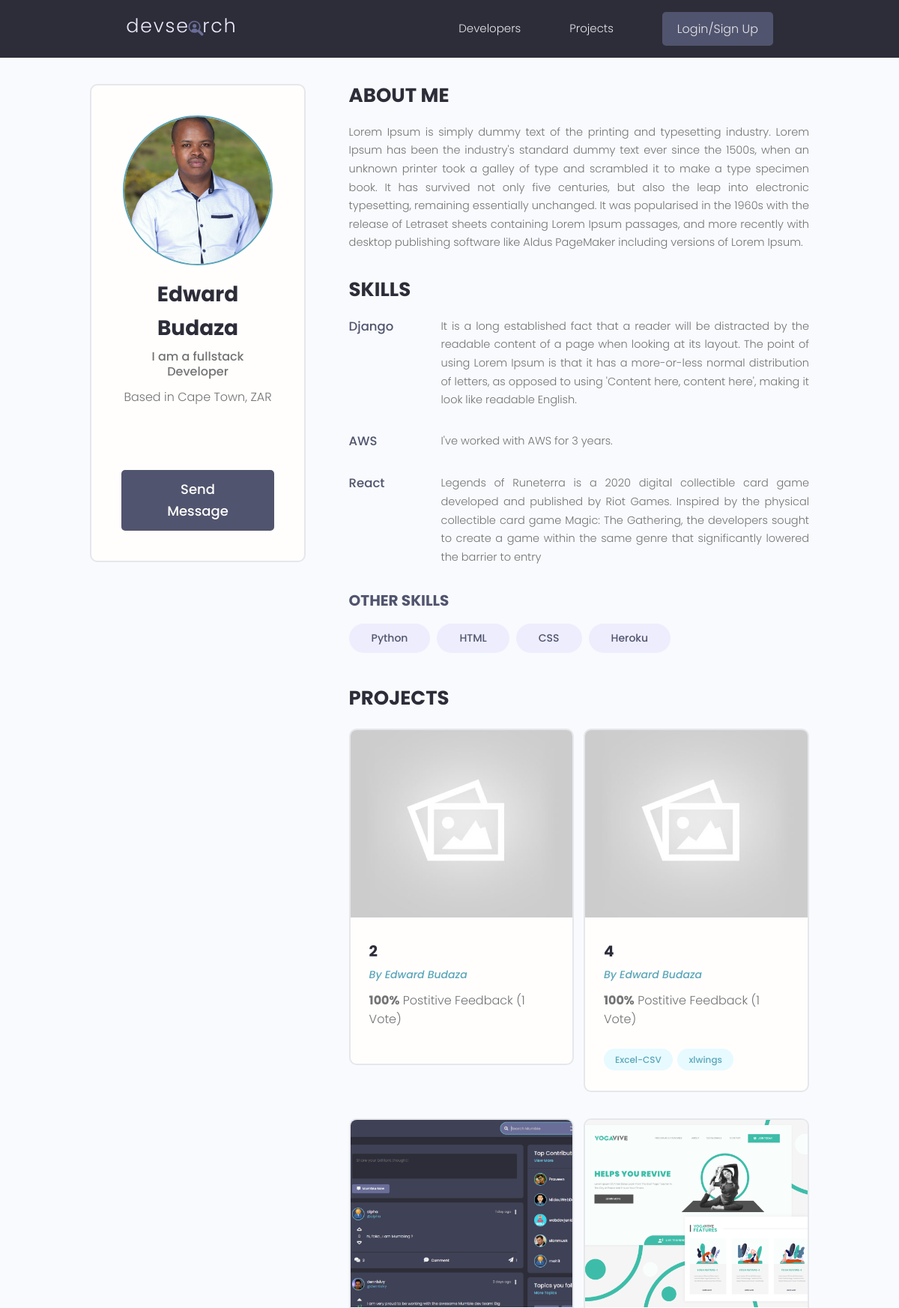
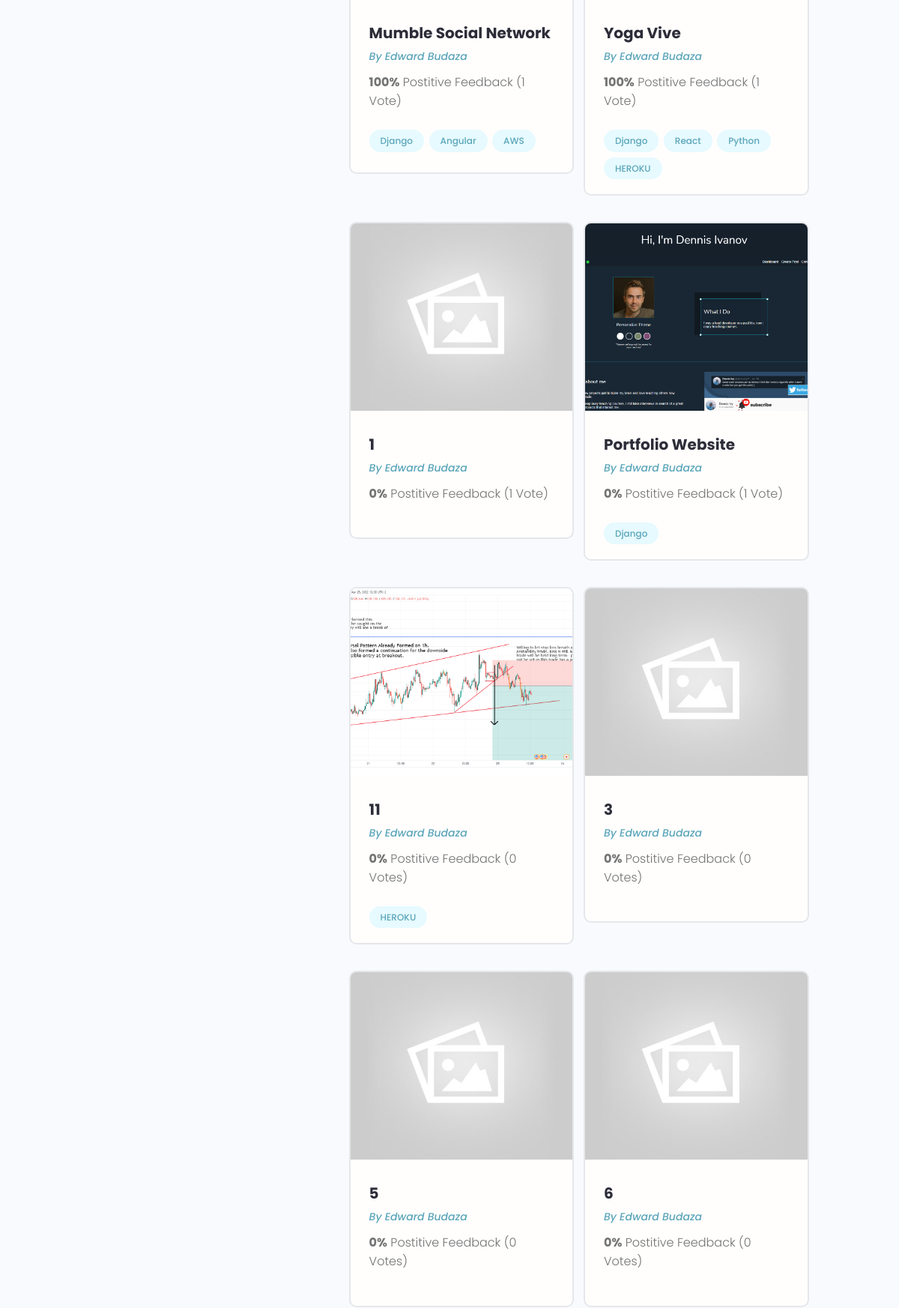
The app's page /profile/de87e83f-7c24-484b-8b54-85ff846c8eed/ (upper part) with its own data (2 pictures, top to bottom).
### users/models.py (models this page shows, shortened)
class Profile(models.Model):
    user = models.OneToOneField(User, on_delete=models.CASCADE, null=True, blank=True)
    name = models.CharField(max_length=200, blank=True, null=True)
    email = models.EmailField(max_length=500, blank=True, null=True)
    username = models.CharField(max_length=200, blank=True, null=True)
    location = models.CharField(max_length=200, blank=True, null=True)
    short_intro = models.CharField(max_length=200, blank=True, null=True)
    bio = models.TextField(blank=True, null=True)
    profile_image = models.ImageField(null=True, blank=True, upload_to='profiles/', default="profiles/user-default.png")
    social_github = models.CharField(max_length=200, blank=True, null=True)
    social_twitter = models.CharField(max_length=200, blank=True, null=True)
    social_linkedin = models.CharField(max_length=200, blank=True, null=True)
    social_youtube = models.CharField(max_length=200, blank=True, null=True)
    social_website = models.CharField(max_length=200, blank=True, null=True)
    created = models.DateTimeField(auto_now_add=True)
    id = models.UUIDField(default=uuid.uuid4, unique=True, primary_key=True, editable=False)
    class Meta:
        ordering = ['created']
    def imageURL(self):
        try:
            url = self.profile_image.url
        except:
            url = ''
        return url

class Skill(models.Model):
    owner = models.ForeignKey(Profile, on_delete=models.CASCADE, null=True, blank=True)
    name = models.CharField(max_length=200, blank=True, null=True)
    description = models.TextField(blank=True, null=True)
    created = models.DateTimeField(auto_now_add=True)
    id = models.UUIDField(default=uuid.uuid4, unique=True, primary_key=True, editable=False)

### projects/models.py (models this page shows, shortened)
class Project(models.Model):
    owner = models.ForeignKey(Profile, null=True, blank=True, on_delete=models.CASCADE)
    title = models.CharField(max_length=200)
    description = models.TextField(null=True, blank=True)
    featured_image = models.ImageField(null=True, blank=True, default="default.jpg")
    demo_link = models.CharField(max_length=2000, null=True, blank=True)
    source_link = models.CharField(max_length=2000, null=True, blank=True)
    tags = models.ManyToManyField('Tag', blank=True)
    vote_total = models.IntegerField(default=0, null=True, blank=True)
    vote_ratio = models.IntegerField(default=0, null=True, blank=True)
    created = models.DateTimeField(auto_now_add=True)
    id = models.UUIDField(default=uuid.uuid4, unique=True, primary_key=True, editable=False)
    class Meta:
        ordering = ['-vote_ratio','-vote_total','title']
    @property
    def imageURL(self):
        try:
            url = self.featured_image.url
        except:
            url = ''
        return url

class Tag(models.Model):
    name = models.CharField(max_length=200)
    created = models.DateTimeField(auto_now_add=True)
    id = models.UUIDField(default=uuid.uuid4, unique=True, primary_key=True, editable=False)
    def __str__(self):
        return self.name

### users/views.py (the view)
# urls.py: path('profile/<str:pk>/', views.userProfile, name="user-profile"),
def userProfile(request,pk):
    profile = Profile.objects.get(id=pk)
    topSkills = profile.skill_set.exclude(description__exact="")
    otherSkills = profile.skill_set.filter(description="")
    context = {'profile': profile, 'topSkills': topSkills, 'otherSkills': otherSkills}
    return render(request,'users/user-profile.html', context)

### users/templates/users/user-profile.html (shortened to what this page needs)
{% extends 'main.html' %}
{% block content %}
  <main class="profile my-md">
    <div class="container">
      <div class="layout">
        <div class="column column--1of3">
          <div class="card text-center">
            <div class="card__body dev">
              <img class="avatar avatar--xl" src="{{profile.imageURL}}" />
              <h2 class="dev__name">{{profile.name}}</h2>
              <p class="dev__title">{{profile.short_intro}}</p>
              <p class="dev__location">Based in {{profile.location}}</p>
              <ul class="dev__social">
              </ul>
              {% if request.user.profile.id != profile.id %}
              <a href="{% url 'create-message' profile.id %}" class="btn btn--sub btn--lg">Send Message </a>
              {% endif %}
            </div>
          </div>
        </div>
        <div class="column column--2of3">
          <div class="devInfo">
            <h3 class="devInfo__title">About Me</h3>
            <p class="devInfo__about">{{profile.bio}}</p>
          </div>
          <div class="devInfo">
            <h3 class="devInfo__title">Skills</h3>
            <div class="devInfo__skills">
                {% for skill in topSkills %}
                <div class="devSkill">
                    <h4 class="devSkill__title">{{skill.name}}</h4>
                    <p class="devSkill__info"> {{skill.description}} </p>
              </div>
              {% endfor %}
              <h3 class="devInfo__subtitle">Other Skills</h3>
              <div class="devInfo__otherSkills">
                  {% for skill in otherSkills %}
                  <span class="tag tag--pill tag--sub tag--lg">
                  <small>{{skill.name}}</small>
                  </span>
                  {% endfor %}
              </div>
            </div>
          </div>
          <div class="devInfo">
            <h3 class="devInfo__title">Projects</h3>
            <div class="grid grid--two">
                {% for project in profile.project_set.all %}
                <div class="column">
                <div class="card project">
                  <a href="{% url 'project' project.id %}" class="project">
                    <img class="project__thumbnail" src="{{ project.imageURL }}" alt="project thumbnail" />
                    <div class="card__body">
                      <h3 class="project__title">{{project.title}}</h3>
                      <p><a class="project__author" href="{% url 'user-profile' project.owner.id %}">By {{project.owner.name}}</a></p>
                      <p class="project--rating">
                        <span style="font-weight: bold;">{{project.vote_ratio}}%</span> Postitive
                        Feedback ({{project.vote_total}} Vote{{project.vote_total|pluralize:"s"}})
                      </p>
                      <div class="project__tags">
                            {%for tag in project.tags.all %}
                            <span class="tag tag--pill tag--main">
                                <small>{{tag}}</small>
                            </span>
                            {% endfor %}
                      </div>
                    </div>
                  </a>
                </div>
                </div>
                {% endfor %}
            </div>
          </div>
        </div>
      </div>
    </div>
  </main>
{% endblock content %}

### static/styles/app.css (style rules this page uses)
:root { --color-sub: #2d2d39; }
.btn--sub { background-color: var(--color-sub-light); }
.card { border: 2px solid var(--color-light); }
img { width: 100%; }
.profile .card > .dev { padding: 4rem; }
.dev__name { color: var(--color-sub); font-size: 2.8rem; font-weight: 700; margin-top: 1rem; margin-bottom: 0.5rem; }
.dev__title { font-size: 1.6rem; font-weight: 500; line-height: 1.3; }
.dev__location { margin-top: 1rem; }
.dev__social { margin: 3rem 0; list-style: none; display: flex; justify-content: center; gap: 1.5rem; }
.devInfo { margin-bottom: 3rem; }
.devInfo__title, .devInfo__subtitle { font-size: 2.6rem; color: var(--color-sub); text-transform: uppercase; font-weight: 700; margin-bottom: 1.5rem; }
.devInfo__subtitle { font-size: 2rem; color: var(--color-sub-light); }
.devInfo__about, .devSkill__info { font-size: 1.45rem; line-height: 1.7; text-align: justify; }
.devSkill { margin-bottom: 3rem; }
.devSkill__title { font-size: 1.65rem; font-weight: 500; color: var(--color-sub-light); }
@media screen and (min-width: 700px) { .devSkill { display: flex; justify-content: space-between; gap: 3rem; } }
@media screen and (min-width: 700px) { .devSkill__info { flex-basis: 80%; } }
.project__author { font-size: 1.4rem; font-style: italic; }
.project--rating { margin-bottom: 1.6em; margin-top: .5em; }
.project__thumbnail { height: 25rem; object-fit: cover; object-position: top center; }
.project__title { font-size: 2rem; font-weight: 700; color: var(--color-sub); }

### static/uikit/styles/modules/_variables.css (style rules this page uses)
:root { --color-main: #5aa5b9; --color-main-light: #e6faff; --color-sub: #3f4156; --color-sub-light: #51546e; --color-sub-lighter: #ededfd; --color-text: #737373; --color-gray: #8b8b8b; --color-light: #e5e7eb; --color-light-gray: #767676; --color-bg: #f8fafd; --color-white: #fffefd; --color-white-light: #f3f3f3; --color-success: #359e64; --color-success-bg: #def8e8; --color-error: #fc4b0b; --color-error-bg: #fff2ee; --font-base: 'Poppins', arial, helvetica, 'Segoe UI', roboto, ubuntu, sans-serif; --font-monospace: 'Fira Code', 'Courier New', courier, monospace; --font-regular: 300; --font-medium: 500; --font-bold: 700; --generic-shadow: 1px 1px 5px #00000010; --generic-transition: all 0.3s ease-in-out; }

### static/uikit/styles/modules/_base.css (style rules this page uses)
* { margin: 0; padding: 0; box-sizing: border-box; text-rendering: optimizeLegibility; color: inherit; font-size: inherit; }
html { font-size: 50%; }
@media only screen and (min-width: 480px) { html { font-size: 56.25%; } }
@media only screen and (min-width: 1200px) { html { font-size: 62.5%; } }
body { line-height: 1.6; font-weight: 400; font-size: 1.5rem; color: var(--color-text); background-color: var(--color-bg); min-height: 100vh; }

### static/uikit/styles/modules/_typography.css (style rules this page uses)
* { font-family: var(--font-base); }
h2 { font-size: 3.6rem; font-weight: var(--font-bold); }
h3 { font-size: 3.2rem; font-weight: var(--font-medium); }
h4 { font-size: 2.8rem; font-weight: var(--font-medium); }
p, span, strong { font-size: 1.6rem; color: var(--color-text); font-weight: var(--font-regular); }
a { padding-bottom: 2px; text-decoration: none; display: inline-block; color: var(--color-main); font-weight: var(--font-medium); }

### static/uikit/styles/modules/_utilities.css (style rules this page uses)
.container { width: 92%; max-width: 165rem; margin: 0 auto; box-sizing: border-box; }
@media screen and (min-width: 1000px) { .container { width: 90%; } }
@media screen and (min-width: 1200px) { .container { width: 80%; } }
.text-center { text-align: center; }
.my-md { margin: 3rem auto; }

### static/uikit/styles/modules/_avatar.css (style rules this page uses)
.avatar { border-radius: 50%; border: 2px solid var(--color-main); object-fit: cover; }
.avatar--xl { height: 20rem; width: 20rem; }

### static/uikit/styles/modules/_button.css (style rules this page uses)
.btn { display: inline-block; position: relative; cursor: pointer; background-color: var(--color-light); font-weight: var(--font-medium); color: var(--color-sub); text-decoration: none; padding: 1rem 2rem; border-radius: 0.5rem; border: none; width: -webkit-fit-content; width: -moz-fit-content; width: fit-content; height: -webkit-fit-content; height: -moz-fit-content; height: fit-content; font-size: 1.6rem; outline-width: 0; outline-color: transparent; -webkit-backface-visibility: hidden; backface-visibility: hidden; transition: all 0.3s ease-in-out; }
.btn--sub { background-color: var(--color-sub); color: var(--color-white); }
.btn--lg { font-size: 1.8rem; padding: 1.2rem 4.5rem; }

### static/uikit/styles/modules/_card.css (style rules this page uses)
.card { border-radius: 1rem; background-color: var(--color-white); border: 1.5px solid var(--color-light); width: auto; height: auto; margin-top: 0.5rem; margin-bottom: 0.5rem; overflow: hidden; }
.card__body, .card__header { padding: 2rem 2.5rem; }

### records on screen
Profile: imageURL (picture), name "Edward Budaza", short_intro "I am a fullstack Developer", location "Cape Town, ZAR", bio "Lorem Ipsum is simply dummy text of the printing and typesetting industry. Lorem Ipsum has been the industry's standard dummy text ever since the 1500s, when an unknown printer took a galley of type and scrambled it to make a type specimen book. It has survived not only five centuries, but also the leap into electronic typesetting, remaining essentially unchanged. It was popularised in the 1960s with the release of Letraset sheets containing Lorem Ipsum passages, and more recently with desktop publishing software like Aldus PageMaker including versions of Lorem Ipsum."
Skill: name "Django", description "It is a long established fact that a reader will be distracted by the readable content of a page when looking at its layout. The point of using Lorem Ipsum is that it has a more-or-less normal distribution of letters, as opposed to using 'Content here, content here', making it look like readable English."
Skill: name "AWS", description "I've worked with AWS for 3 years."
Skill: name "React", description "Legends of Runeterra is a 2020 digital collectible card game developed and published by Riot Games. Inspired by the physical collectible card game Magic: The Gathering, the developers sought to create a game within the same genre that significantly lowered the barrier to entry"
Skill: name "Python"
Skill: name "HTML"
Skill: name "CSS"
Skill: name "Heroku"
Project: imageURL (placeholder picture), title "2", owner.name "Edward Budaza", vote_ratio "100", vote_total "1"
Project: imageURL (placeholder picture), title "4", owner.name "Edward Budaza", vote_ratio "100", vote_total "1"
Tag: name "Excel-CSV"
Tag: name "xlwings"
Project: imageURL (picture), title "Mumble Social Network", owner.name "Edward Budaza", vote_ratio "100", vote_total "1"
Tag: name "Django"
Tag: name "Angular"
Tag: name "AWS"
Project: imageURL (picture), title "Yoga Vive", owner.name "Edward Budaza", vote_ratio "100", vote_total "1"
Tag: name "React"
Tag: name "Python"
Tag: name "HEROKU"
Project: imageURL (placeholder picture), title "1", owner.name "Edward Budaza", vote_ratio "0", vote_total "1"
Project: imageURL (picture), title "Portfolio Website", owner.name "Edward Budaza", vote_ratio "0", vote_total "1"
Project: imageURL (picture), title "11", owner.name "Edward Budaza", vote_ratio "0", vote_total "0"
Project: imageURL (placeholder picture), title "3", owner.name "Edward Budaza", vote_ratio "0", vote_total "0"
Project: imageURL (placeholder picture), title "5", owner.name "Edward Budaza", vote_ratio "0", vote_total "0"
Project: imageURL (placeholder picture), title "6", owner.name "Edward Budaza", vote_ratio "0", vote_total "0"
